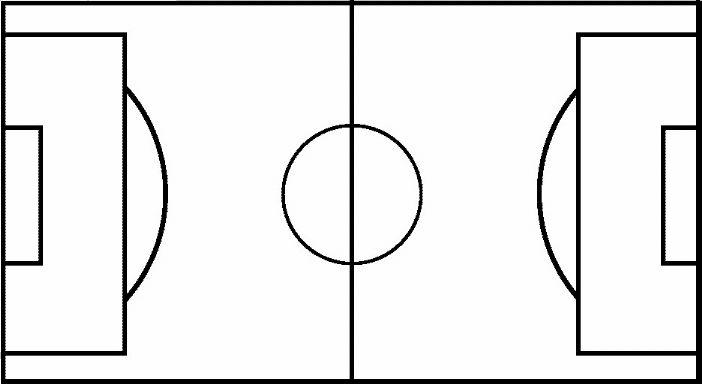
#> input picture CSE 463 - Computer Vision/HW1/soccer fieild.jpg, 702 x 384 px
$ python Tekli.py
#> lines starting #> are read from the running program, lines starting #| are printed output that depends on the picture; pictures that were not available may be replaced by others from this repository, and a replacement may not be noted
import sys
import math
import cv2
import numpy as np
from collections import defaultdict
import matplotlib.pyplot as plt


def main():
    model = cv2.imread('soccer fieild.jpg')
#> model is the input picture: shape (384, 702, 3); min 0, max 255, mean 232.3
    height = model.shape[0]
#> height = 384
    width = model.shape[1]
#> width = 702
    modelNp = np.array([[0,0],[0,height],[width,0],[width,height]], dtype = "float32")
#> modelNp = [[0, 0], [0, 384], [702, 0], [702, 384]]

    src = cv2.imread('4.jpg', cv2.IMREAD_GRAYSCALE)  # Yüklenen Resim
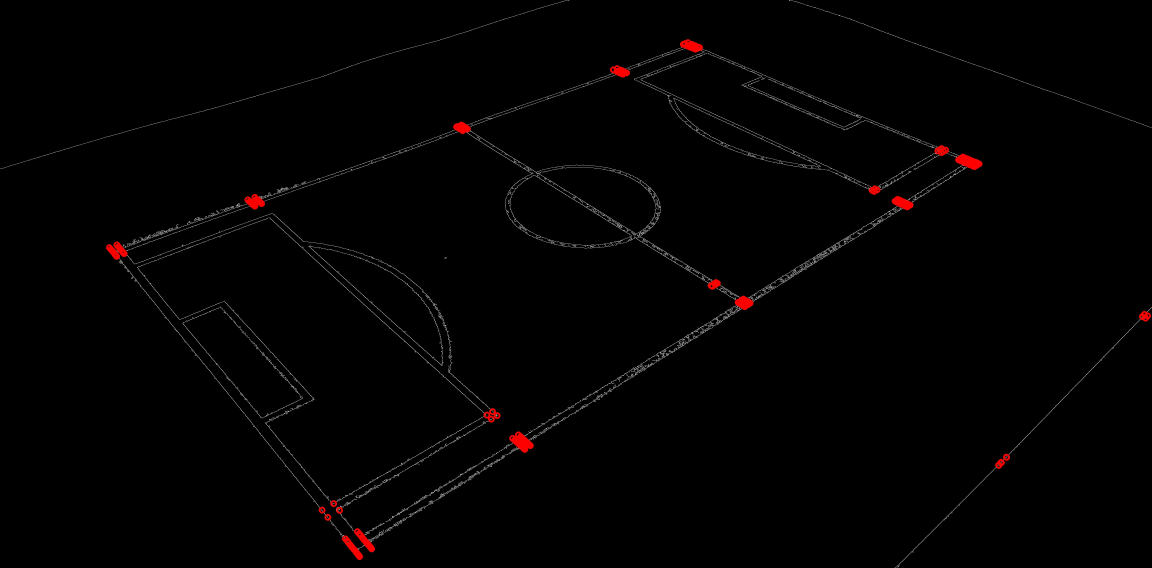
#> input picture CSE 463 - Computer Vision/HW1/HoughIntersection.jpg, 4608 x 2272 px, given in place of 4.jpg, which was not available (shown at 1/4 size)
#> src: shape (2272, 4608); min 0, max 255, mean 1.9
    img, testNp  = houghOperation(src)
    res = perspectiveOperation(src,testNp,modelNp,model)

    cv2.namedWindow("Perspective", cv2.WINDOW_NORMAL)
    cv2.imshow("Perspective", res)

    cv2.waitKey()
    cv2.destroyAllWindows()
    return 0

def perspectiveOperation(src, testN, modelN,modelImg):
    matris = cv2.getPerspectiveTransform(testN,modelN)
    pers = cv2.warpPerspective(src, matris,(modelImg.shape[1],modelImg.shape[0]))
    return pers

def houghOperation(src):
    dst = cv2.Canny(src, 50, 200, None, 3)
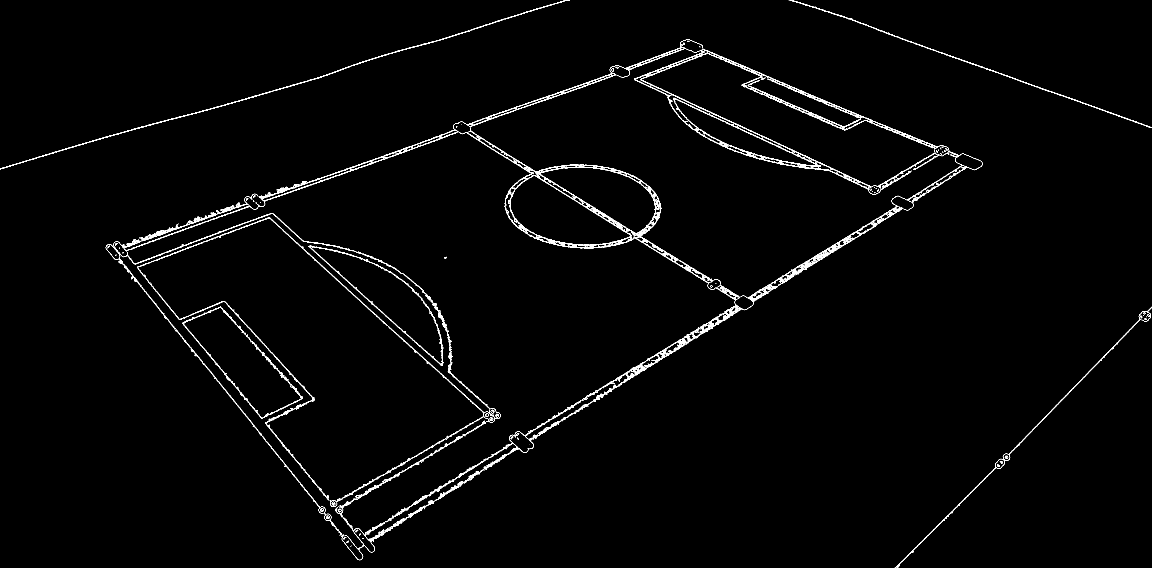
#> dst: shape (2272, 4608) (shown at 1/4 size); 0.93% white in thin lines or dots

    cdst = cv2.cvtColor(dst, cv2.COLOR_GRAY2BGR)
#> cdst: shape (2272, 4608, 3); 0.93% white in thin lines or dots

    lines = cv2.HoughLines(dst, 1, np.pi / 180, 300, None, 0, 0)
#> lines = 71 rows, first 8: [2618, 1.01], [1113, 1.22], [1088, 1.24], [-783, 2.01], [1122, 1.22], [2568, 1.03], [2575, 1.03], [-785, 2.01]

    segmented = segment_by_angle_kmeans(lines)
    intersections = segmented_intersections(segmented)

    maxX, maxXY, maxY, maxYX = 0,0,0,0
    minX, minXY, minY, minYX = 100000, 100000, 100000, 100000

    for i in range(1,len(intersections)):
        x = intersections[i][0][0]
        y = intersections[i][0][1]
        if(x<minX):
            minX, minXY = x,y
        if(x>maxX):
            maxX, maxXY = x,y
        if(y<minY):
            minY, minYX = y,x
        if(y>maxY):
            maxY, maxYX = y,x
        cdst = cv2.circle(cdst, (x,y), 10, (0, 0, 255), 5)

    if(minYX < maxYX):
        nparr = np.array([[minYX,minY],[minX,minXY],[maxX,maxXY],[maxYX,maxY]], dtype = "float32")
    else:
        nparr = np.array([[minX,minXY],[maxYX,maxY],[minYX,minY],[maxX,maxXY]], dtype = "float32")

    return cdst,nparr


def segment_by_angle_kmeans(lines, k=2, **kwargs):
#> called with lines = array of shape (71, 1, 2), k = 2
    default_criteria_type = cv2.TERM_CRITERIA_EPS + cv2.TERM_CRITERIA_MAX_ITER
    criteria = kwargs.get('criteria', (default_criteria_type, 10, 1.0))
    flags = kwargs.get('flags', cv2.KMEANS_RANDOM_CENTERS)
    attempts = kwargs.get('attempts', 10)
    angles = np.array([line[0][1] for line in lines])
#> angles = 71 values, max 2.46 at index 8, min 0.768 at index 52, mean 1.44
    pts = np.array([[np.cos(2*angle), np.sin(2*angle)]
                    for angle in angles], dtype=np.float32)
#> pts = 71 pairs, first value -0.866 to 0.208, second value -0.995 to 1
    labels, centers = cv2.kmeans(pts, k, None, criteria, attempts, flags)[1:]
#> labels = 71 values, max 1 at index 3, min 0 at index 0, mean 0.31; centers = [[-0.6, 0.755], [-0.398, -0.842]]
    labels = labels.reshape(-1)
    segmented = defaultdict(list)
    for i, line in zip(range(len(lines)), lines):
        segmented[labels[i]].append(line)
#> this loop made 71 passes
#> line on passes 1 to 12: [[2618, 1.01]], [[1113, 1.22]], [[1088, 1.24]], [[-783, 2.01]], [[1122, 1.22]], [[2568, 1.03]], [[2575, 1.03]], [[-785, 2.01]], [[283, 2.46]], [[1086, 1.24]], [[1090, 1.24]], [[-540, 2.13]]
#> in houghOperation, `segmented = segment_by_angle_kmeans(lines)`: segmented = 2 items
    segmented = list(segmented.values())
    return segmented

def intersection(line1, line2):
    rho1, theta1 = line1[0]
    rho2, theta2 = line2[0]
    A = np.array([
        [np.cos(theta1), np.sin(theta1)],
        [np.cos(theta2), np.sin(theta2)]
    ])
    b = np.array([[rho1], [rho2]])
    x0, y0 = np.linalg.solve(A, b)
    x0, y0 = int(np.round(x0)), int(np.round(y0))
    return [[x0, y0]]

def segmented_intersections(lines):
    intersections = []
    for i, group in enumerate(lines[:-1]):
        for next_group in lines[i+1:]:
            for line1 in group:
                for line2 in next_group:
                    intersections.append(intersection(line1, line2))
#> this loop made 1 pass

    return intersections

if __name__ == "__main__":
    main()
#> in perspectiveOperation, `pers = cv2.warpPerspective(src, matris,(modelImg.shape[1],modelImg.sha..`:
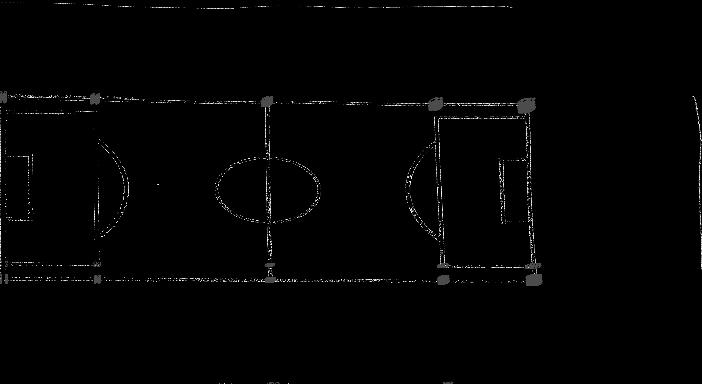
#> pers: shape (384, 702); min 0, max 255, mean 2.5
